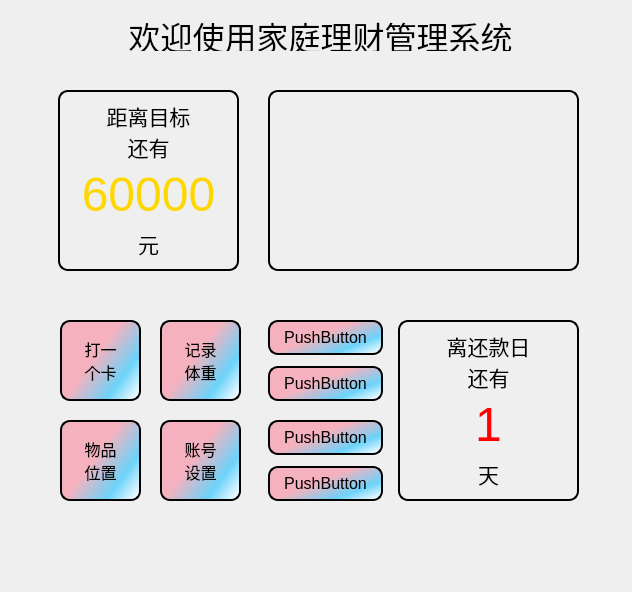
<?xml version="1.0" encoding="UTF-8"?>
<ui version="4.0">
 <class>page_mainClass</class>
 <widget class="QWidget" name="page_mainClass">
  <property name="geometry">
   <rect>
    <x>0</x>
    <y>0</y>
    <width>632</width>
    <height>592</height>
   </rect>
  </property>
  <property name="windowTitle">
   <string>page_main</string>
  </property>
  <property name="styleSheet">
   <string notr="true">#widget_todo,#widget_show_chart
{
	border:2px solid black;
	border-radius:10px;
}
/*-------------------QPushButton------------------*/
/* 普通状态 */
QPushButton {
    font-size: 16px;
    border: 2px solid black;
    border-radius: 10px;
    background-color: qlineargradient(spread:reflect, x1:0.149877, y1:0.409, x2:0.958, y2:1, stop:0.254545 rgba(245, 178, 190, 255), stop:0.686631 rgba(108, 211, 250, 255), stop:1 rgba(255, 255, 255, 249))

}

/* 鼠标悬浮时 */
QPushButton:hover {
    background-color:qlineargradient(spread:pad, x1:0, y1:0, x2:1, y2:0, stop:0 rgba(245, 224, 176, 255), stop:0.09 rgba(246, 189, 237, 255), stop:0.14 rgba(194, 207, 246, 255), stop:0.19 rgba(184, 160, 168, 255), stop:0.25 rgba(171, 186, 248, 255), stop:0.32 rgba(243, 248, 224, 255), stop:0.385 rgba(249, 162, 183, 255), stop:0.47 rgba(100, 115, 124, 255), stop:0.58 rgba(251, 205, 202, 255), stop:0.65 rgba(170, 128, 185, 255), stop:0.75 rgba(252, 222, 204, 255), stop:0.805 rgba(206, 122, 218, 255), stop:0.86 rgba(254, 223, 175, 255), stop:0.91 rgba(254, 236, 244, 255), stop:1 rgba(255, 191, 221, 255));

}

/* 按下时 */
QPushButton:pressed {
    background-color: qlineargradient(spread:reflect, x1:0.137798, y1:0.909, x2:0.965, y2:0.806818, stop:0.188073 rgba(245, 178, 190, 255), stop:0.686631 rgba(108, 211, 250, 255), stop:1 rgba(255, 255, 255, 249));
    border: 2px solid darkblue;
}

/*----------------------------------------------------*/</string>
  </property>
  <widget class="QLabel" name="label">
   <property name="geometry">
    <rect>
     <x>100</x>
     <y>20</y>
     <width>441</width>
     <height>31</height>
    </rect>
   </property>
   <property name="font">
    <font>
     <family>华文彩云</family>
     <pointsize>24</pointsize>
    </font>
   </property>
   <property name="text">
    <string>欢迎使用家庭理财管理系统</string>
   </property>
   <property name="alignment">
    <set>Qt::AlignmentFlag::AlignCenter</set>
   </property>
  </widget>
  <widget class="QWidget" name="widget_todo" native="true">
   <property name="geometry">
    <rect>
     <x>58</x>
     <y>90</y>
     <width>181</width>
     <height>181</height>
    </rect>
   </property>
   <property name="styleSheet">
    <string notr="true">#label_todo_money{
	color:gold;
}</string>
   </property>
   <layout class="QVBoxLayout" name="verticalLayout">
    <item>
     <widget class="QLabel" name="label_2">
      <property name="font">
       <font>
        <pointsize>16</pointsize>
       </font>
      </property>
      <property name="text">
       <string>距离目标
还有</string>
      </property>
      <property name="alignment">
       <set>Qt::AlignmentFlag::AlignCenter</set>
      </property>
     </widget>
    </item>
    <item>
     <widget class="QLabel" name="label_todo_money">
      <property name="font">
       <font>
        <pointsize>36</pointsize>
       </font>
      </property>
      <property name="text">
       <string>60000</string>
      </property>
      <property name="alignment">
       <set>Qt::AlignmentFlag::AlignCenter</set>
      </property>
     </widget>
    </item>
    <item>
     <widget class="QLabel" name="label_4">
      <property name="font">
       <font>
        <pointsize>16</pointsize>
       </font>
      </property>
      <property name="text">
       <string>元</string>
      </property>
      <property name="alignment">
       <set>Qt::AlignmentFlag::AlignCenter</set>
      </property>
     </widget>
    </item>
   </layout>
  </widget>
  <widget class="QWidget" name="widget_show_chart" native="true">
   <property name="geometry">
    <rect>
     <x>268</x>
     <y>90</y>
     <width>311</width>
     <height>181</height>
    </rect>
   </property>
  </widget>
  <widget class="QWidget" name="widget_payday" native="true">
   <property name="geometry">
    <rect>
     <x>398</x>
     <y>320</y>
     <width>181</width>
     <height>181</height>
    </rect>
   </property>
   <property name="styleSheet">
    <string notr="true">.QWidget
{
	border:2px solid black;
	border-radius:10px;
}

#label_payday
{
	color:red;
}</string>
   </property>
   <layout class="QVBoxLayout" name="verticalLayout_2">
    <item>
     <widget class="QLabel" name="label_26">
      <property name="font">
       <font>
        <pointsize>16</pointsize>
       </font>
      </property>
      <property name="text">
       <string>离还款日
还有</string>
      </property>
      <property name="alignment">
       <set>Qt::AlignmentFlag::AlignCenter</set>
      </property>
     </widget>
    </item>
    <item>
     <widget class="QLabel" name="label_payday">
      <property name="font">
       <font>
        <pointsize>36</pointsize>
       </font>
      </property>
      <property name="text">
       <string>1</string>
      </property>
      <property name="alignment">
       <set>Qt::AlignmentFlag::AlignCenter</set>
      </property>
     </widget>
    </item>
    <item>
     <widget class="QLabel" name="label_28">
      <property name="font">
       <font>
        <pointsize>16</pointsize>
       </font>
      </property>
      <property name="text">
       <string>天</string>
      </property>
      <property name="alignment">
       <set>Qt::AlignmentFlag::AlignCenter</set>
      </property>
     </widget>
    </item>
   </layout>
  </widget>
  <widget class="QPushButton" name="pushButton">
   <property name="geometry">
    <rect>
     <x>160</x>
     <y>320</y>
     <width>81</width>
     <height>81</height>
    </rect>
   </property>
   <property name="styleSheet">
    <string notr="true"/>
   </property>
   <property name="text">
    <string>记录
体重</string>
   </property>
  </widget>
  <widget class="QPushButton" name="pushButton_2">
   <property name="geometry">
    <rect>
     <x>60</x>
     <y>320</y>
     <width>81</width>
     <height>81</height>
    </rect>
   </property>
   <property name="styleSheet">
    <string notr="true"/>
   </property>
   <property name="text">
    <string>打一
个卡</string>
   </property>
  </widget>
  <widget class="QPushButton" name="pushButton_3">
   <property name="geometry">
    <rect>
     <x>60</x>
     <y>420</y>
     <width>81</width>
     <height>81</height>
    </rect>
   </property>
   <property name="styleSheet">
    <string notr="true"/>
   </property>
   <property name="text">
    <string>物品
位置</string>
   </property>
  </widget>
  <widget class="QPushButton" name="pushButton_4">
   <property name="geometry">
    <rect>
     <x>160</x>
     <y>420</y>
     <width>81</width>
     <height>81</height>
    </rect>
   </property>
   <property name="styleSheet">
    <string notr="true"/>
   </property>
   <property name="text">
    <string>账号
设置</string>
   </property>
  </widget>
  <widget class="QPushButton" name="pushButton_5">
   <property name="geometry">
    <rect>
     <x>268</x>
     <y>320</y>
     <width>115</width>
     <height>35</height>
    </rect>
   </property>
   <property name="text">
    <string>PushButton</string>
   </property>
  </widget>
  <widget class="QPushButton" name="pushButton_6">
   <property name="geometry">
    <rect>
     <x>268</x>
     <y>366</y>
     <width>115</width>
     <height>35</height>
    </rect>
   </property>
   <property name="text">
    <string>PushButton</string>
   </property>
  </widget>
  <widget class="QPushButton" name="pushButton_7">
   <property name="geometry">
    <rect>
     <x>268</x>
     <y>466</y>
     <width>115</width>
     <height>35</height>
    </rect>
   </property>
   <property name="text">
    <string>PushButton</string>
   </property>
  </widget>
  <widget class="QPushButton" name="pushButton_8">
   <property name="geometry">
    <rect>
     <x>268</x>
     <y>420</y>
     <width>115</width>
     <height>35</height>
    </rect>
   </property>
   <property name="text">
    <string>PushButton</string>
   </property>
  </widget>
 </widget>
 <layoutdefault spacing="6" margin="11"/>
 <resources/>
 <connections/>
</ui>
